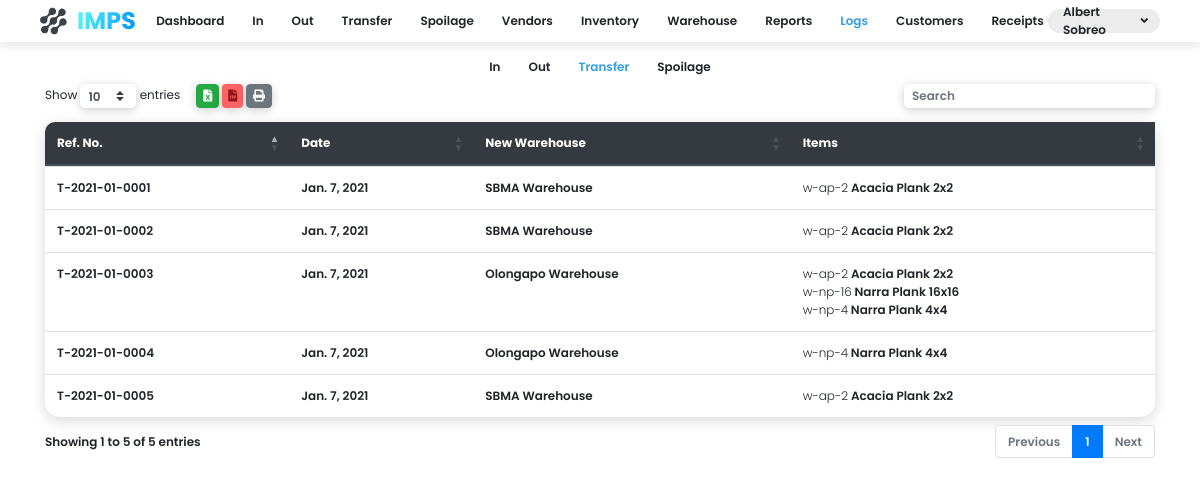
/logs/transfer/ (signed in), run on the app's committed database.
### app/models.py (models this page shows, shortened)
class User(models.Model):
    first_name = models.CharField(max_length=255)
    last_name = models.CharField(max_length=255)
    position = models.CharField(max_length=255)
    login = models.ForeignKey(Login, on_delete=models.CASCADE)

class Transfer(models.Model):
    ref_id = models.CharField(max_length=255)
    date = models.DateField()
    description = models.TextField(blank=True, null=True)
    warehouse = models.ForeignKey(Warehouse, on_delete=models.CASCADE)

class Warehouse(models.Model):
    name = models.CharField(max_length=255)
    address = models.CharField(max_length=255, null=True, blank=True)

class Transfer_Item(models.Model):
    product = models.ForeignKey(Product, on_delete=models.CASCADE)
    transfer = models.ForeignKey(Transfer, on_delete=models.CASCADE)
    remaining = models.IntegerField()
    transfer_quantity = models.IntegerField()

class Product(models.Model):
    code = models.CharField(max_length=255)
    name = models.CharField(max_length=255)
    description = models.TextField(null=True, blank=True)
    quantity = models.IntegerField()
    turnover = models.DecimalField(max_digits=3, decimal_places=2, null=True, blank=True)
    warehouse = models.ForeignKey(Warehouse, on_delete=models.CASCADE, null=True, blank=True)

### app/views/logs.py (the view)
# urls.py: path('logs/transfer/', views.transferLogsView),
def transferLogsView(request):
    if request.session.is_empty():
        return redirect('/login/')
    context = {
        'transfers': Transfer.objects.all(),
        'me': User.objects.select_related().get(login__username=request.session.get('username')),
    }
    return render(request, 'logs_transfer.html', context)

### templates/logs_transfer.html (shortened to what this page needs)
<!DOCTYPE html>
<html lang="en">
<head>
    <link rel="stylesheet" href="https://cdn.jsdelivr.net/npm/bootstrap@4.5.3/dist/css/bootstrap.min.css">
    <link rel="stylesheet" href="https://cdnjs.cloudflare.com/ajax/libs/twitter-bootstrap/4.5.2/css/bootstrap.css">
    <link rel="stylesheet" href="https://cdn.datatables.net/buttons/1.6.5/css/buttons.dataTables.min.css">
    <link rel="stylesheet" href="https://cdn.datatables.net/1.10.22/css/dataTables.bootstrap4.min.css">
    <link rel="stylesheet" href="/static/css/style.css">
    <link rel="stylesheet" href="https://use.fontawesome.com/releases/v5.15.1/css/all.css">
</head>
<body>
    <body class="font-size-12">
      <div class="c-nav d-flex font-w-600 mb-3">
        <div class="c-nav-item justify-content-start">
          <img src="/static/media/Group 117.svg" class="logo">
        </div>
        <div class="justify-content-center c-nav-links">
            <div onclick="location.href='#'">Dashboard</div>
            <div onclick="location.href='/in'">In</div>
            <div onclick="location.href='/out'">Out</div>
            <div onclick="location.href='#'">Transfer</div>
            <div onclick="location.href='#'">Spoilage</div>
            <div onclick="location.href='#'">Vendors</div>
            <div onclick="location.href='/inventory-page'">Inventory</div>
            <div onclick="location.href='/'">Warehouse</div>
            <div onclick="location.href='#'">Reports</div>
            <div onclick="location.href='/logs/in'" class="active">Logs</div>
            <div onclick="location.href='#'">Customers</div>
            <div onclick="location.href='#'">Receipts</div>
        </div>
        <div class="c-nav-item justify-content-end dropdown">
          <div class="nav-name" data-toggle="dropdown">
            <span>{{me.first_name}} {{me.last_name}}</span> <i class="fas fa-angle-down ml-1"></i>
          </div>
        </div>
      </div>
      <div class="d-flex font-w-600 mb-2 justify-content-center">
        <div class="justify-content-center c-nav-links">
            <div onclick="location.href='/logs/in'">In</div>
            <div onclick="location.href='/logs/out'">Out</div>
            <div onclick="location.href='/logs/transfer'" class="active">Transfer</div>
            <div onclick="location.href='/logs/spoilage'">Spoilage</div>
        </div>
        </div>
        <div class="container font-w-600">
            <table id="table" class="table box-shadow-medium b-tl-radius-10 b-tr-radius-10">
                <thead class="thead-dark">
                <tr class="">
                    <th class="b-tl-radius-10" style="border-top: 0px;">Ref. No.</th>
                    <th style="border-top: 0px;">Date</th>
                    <th style="border-top: 0px;">New Warehouse</th>
                    <th style="border-top: 0px;">Items</th>
                </tr>
                </thead>
                <tbody>
                {%for transfer in transfers.all%}
                <tr>
                    <td>{{transfer.ref_id}}</td>
                    <td>{{transfer.date}}</td>
                    <td>{{transfer.warehouse.name}}</td>
                    <td>
                      {%for item in transfer.transfer_item_set.all%}
                      <span class="font-w-300">{{item.product.code}}</span> <span>{{item.product.name}}</span><br/>
                      {%endfor%}
                    </td>
                </tr>
                {%endfor%}
                </tbody>
            </table>
        </div>
</body>
</html>

### static/css/style.css (style rules this page uses)
body { font-family: 'Poppins', sans-serif; min-width: 720px; }
.font-size-12 { font-size: 12px; }
.table { background: #fff; border-radius: 15px; }
.box-shadow-medium { box-shadow: 0px 4px 15px rgba(0,0,0,0.15); }
.font-w-300 { font-weight: 300; }
.font-w-600 { font-weight: 600; }
.b-tl-radius-10 { border-top-left-radius: 10px; }
.b-tr-radius-10 { border-top-right-radius: 10px; }
.c-nav { height: 42px; background: white; box-shadow: 0px 4px 10px rgba(0,0,0,0.10); width: 100%; padding-left:5vh; padding-right: 5vh; }
.c-nav-item { display: inline-flex; align-items: center; width: 10%; }
.c-nav-links { display: inline-flex; align-items: center; width: 80%; }
.c-nav-links div { transition: .1s; padding-left: 14px; padding-right: 14px; cursor: pointer; height: 100%; display: flex; align-items: center; }
.active { color: #339DE9; }
.logo { cursor: pointer; }
.nav-name { display: flex; height: 24px; background: #ECECEC; padding: 0px 12px 0px 15px; align-items: center; border-radius: 12px; cursor: pointer; }

### data on the page
User: first_name "Albert", last_name "Sobreo"
Transfer_Item: product.code "w-ap-2", product.name "Acacia Plank 2x2"
Transfer_Item: product.code "w-ap-2", product.name "Acacia Plank 2x2"
Transfer_Item: product.code "w-ap-2", product.name "Acacia Plank 2x2"
Transfer_Item: product.code "w-np-16", product.name "Narra Plank 16x16"
Transfer_Item: product.code "w-np-4", product.name "Narra Plank 4x4"
Transfer_Item: product.code "w-np-4", product.name "Narra Plank 4x4"
Transfer_Item: product.code "w-ap-2", product.name "Acacia Plank 2x2"
